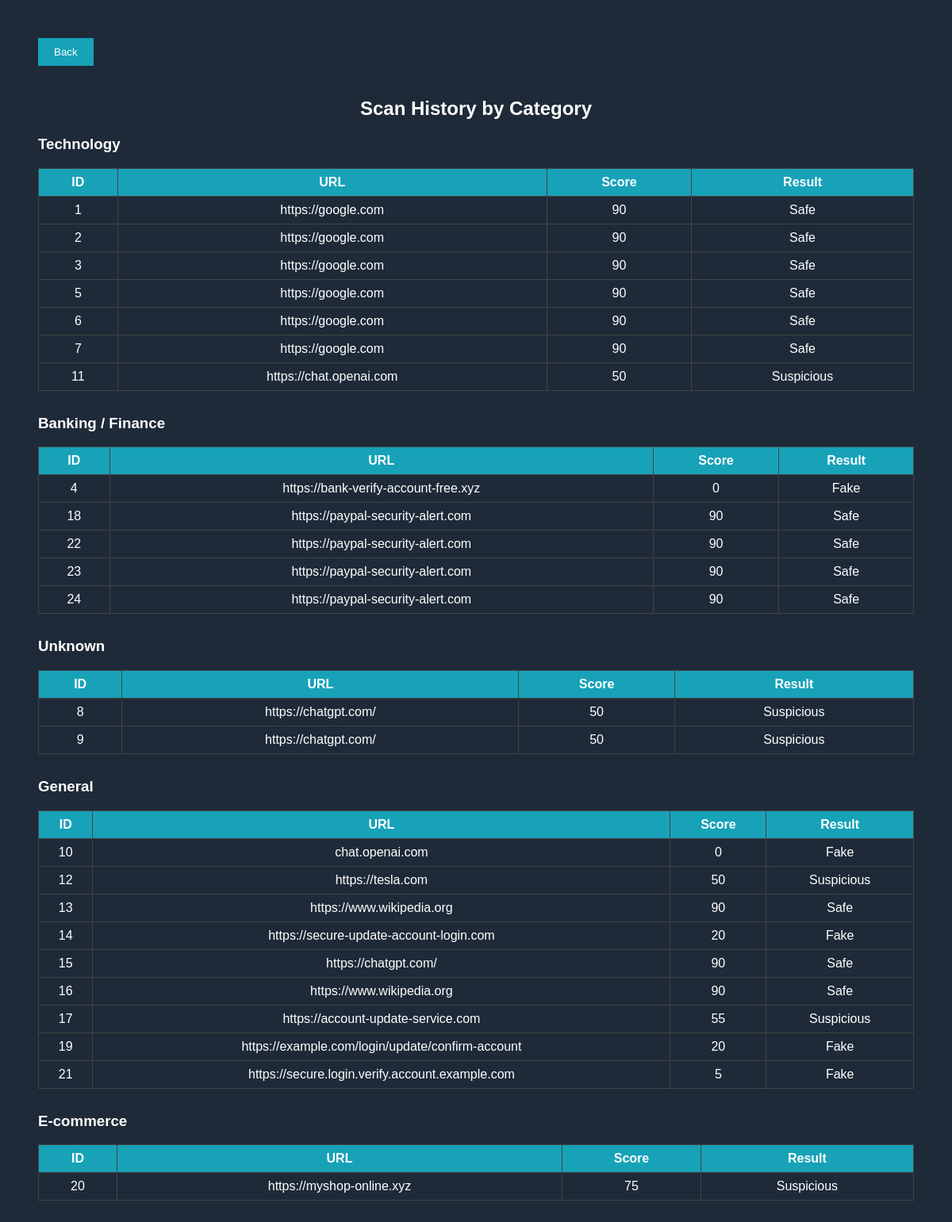
The app's page /history with its own data.
### tables this page shows
CREATE TABLE scans (
            id INTEGER PRIMARY KEY AUTOINCREMENT,
            url TEXT,
            category TEXT,
            score INTEGER,
            result TEXT,
            domain_age REAL,
            scan_time TIMESTAMP DEFAULT CURRENT_TIMESTAMP
        );

### app.py (the view)
@app.route("/history")
def history():
    conn = sqlite3.connect("website_scans.db")
    cursor = conn.cursor()
    cursor.execute("SELECT * FROM scans")
    rows = cursor.fetchall()
    conn.close()
    grouped = {}
    for row in rows:
        category = row[2] or "Uncategorized"
        if category not in grouped:
            grouped[category] = []
        grouped[category].append(row)
    return render_template("history.html", grouped=grouped)

### templates/history.html (shortened to what this page needs)
<!DOCTYPE html>
<html>
<head>
</head>
<body>
<button class="back-btn" onclick="window.location.href='/'">Back</button>
<h2>Scan History by Category</h2>
{% for category, rows in grouped.items() %}
    <h3>{{ category }}</h3>
    <table>
        <tr>
            <th>ID</th>
            <th>URL</th>
            <th>Score</th>
            <th>Result</th>
        </tr>
        {% for row in rows %}
        <tr>
            <td>{{ row[0] }}</td>
            <td>{{ row[1] }}</td>
            <td>{{ row[3] }}</td>
            <td>{{ row[4] }}</td>
        </tr>
        {% endfor %}
    </table>
{% endfor %}
</body>
</html>

### templates/history.html (style rules this page uses)
body { font-family: Arial; background: #1e2a38; color: white; padding: 40px; }
h2 { text-align: center; }
table { width: 100%; border-collapse: collapse; margin-bottom: 30px; }
th, td { border: 1px solid #444; padding: 8px; text-align: center; }
th { background: #17a2b8; }
.back-btn { padding: 10px 20px; background: #17a2b8; border: none; color: white; cursor: pointer; margin-bottom: 20px; }

### records on screen
scans: category "Technology", id "1", url "https://google.com", score "90", result "Safe"
scans: id "2", url "https://google.com", score "90", result "Safe"
scans: id "3", url "https://google.com", score "90", result "Safe"
scans: id "5", url "https://google.com", score "90", result "Safe"
scans: id "6", url "https://google.com", score "90", result "Safe"
scans: id "7", url "https://google.com", score "90", result "Safe"
scans: id "11", url "https://chat.openai.com", score "50", result "Suspicious"
scans: category "Banking / Finance", id "4", url "https://bank-verify-account-free.xyz", score "0", result "Fake"
scans: id "18", url "https://paypal-security-alert.com", score "90", result "Safe"
scans: id "22", url "https://paypal-security-alert.com", score "90", result "Safe"
scans: id "23", url "https://paypal-security-alert.com", score "90", result "Safe"
scans: id "24", url "https://paypal-security-alert.com", score "90", result "Safe"
scans: category "Unknown", id "8", url "https://chatgpt.com/", score "50", result "Suspicious"
scans: id "9", url "https://chatgpt.com/", score "50", result "Suspicious"
scans: category "General", id "10", url "chat.openai.com", score "0", result "Fake"
scans: id "12", url "https://tesla.com", score "50", result "Suspicious"
scans: id "13", url "https://www.wikipedia.org", score "90", result "Safe"
scans: id "14", url "https://secure-update-account-login.com", score "20", result "Fake"
scans: id "15", url "https://chatgpt.com/", score "90", result "Safe"
scans: id "16", url "https://www.wikipedia.org", score "90", result "Safe"
scans: id "17", url "https://account-update-service.com", score "55", result "Suspicious"
scans: id "19", url "https://example.com/login/update/confirm-account", score "20", result "Fake"
scans: id "21", url "https://secure.login.verify.account.example.com", score "5", result "Fake"
scans: category "E-commerce", id "20", url "https://myshop-online.xyz", score "75", result "Suspicious"
